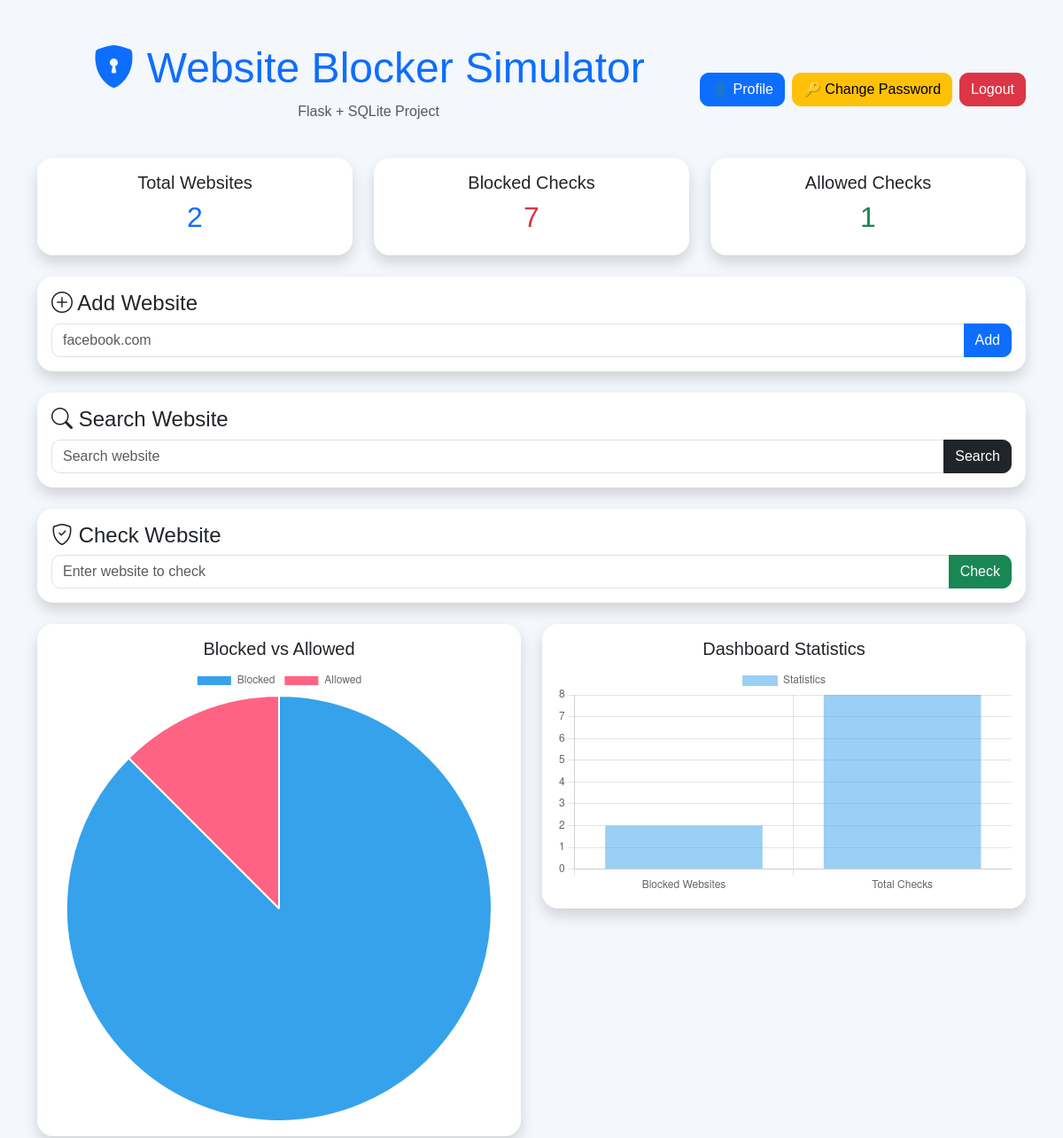
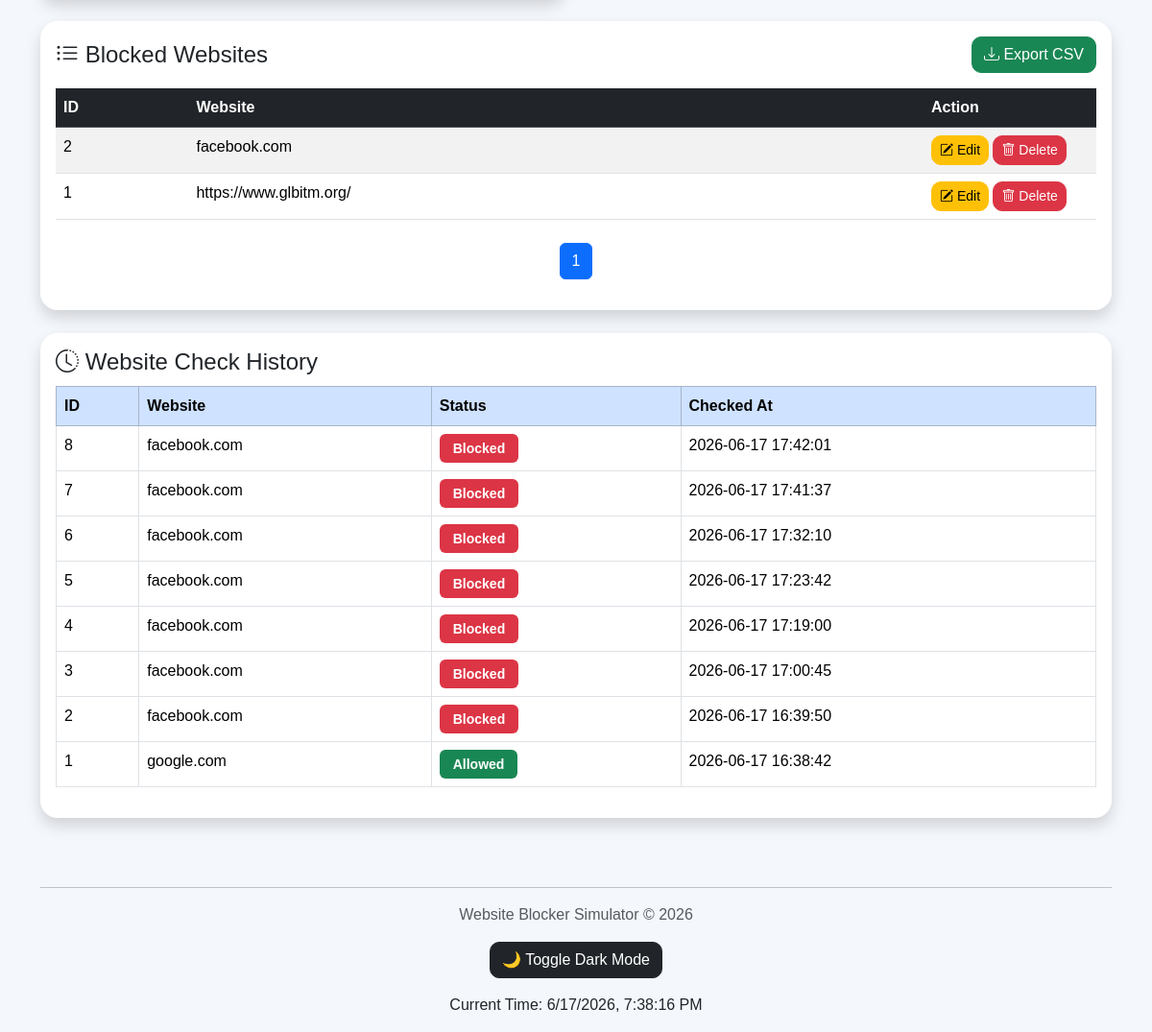
The page / (signed in) on the database its author committed (2 pictures, top to bottom).
### tables this page shows
CREATE TABLE blocked_websites(
        id INTEGER PRIMARY KEY AUTOINCREMENT,
        website TEXT UNIQUE NOT NULL
    );

CREATE TABLE history(
    id INTEGER PRIMARY KEY AUTOINCREMENT,
    website TEXT,
    status TEXT,
    checked_at TIMESTAMP DEFAULT CURRENT_TIMESTAMP
);

### app.py (the view)
@app.route("/")
def home():
    if "user" not in session:
        return redirect("/login")
    page = request.args.get("page", 1, type=int)
    per_page = 5
    conn = get_connection()
    total_websites = conn.execute(
        "SELECT COUNT(*) FROM blocked_websites"
    ).fetchone()[0]
    total_pages = math.ceil(total_websites / per_page)
    offset = (page - 1) * per_page
    websites = conn.execute(
        """
        SELECT * FROM blocked_websites
        ORDER BY id DESC
        LIMIT ? OFFSET ?
        """,
        (per_page, offset)
    ).fetchall()
    history = conn.execute(
        """
        SELECT * FROM history
        ORDER BY id DESC
        LIMIT 20
        """
    ).fetchall()
    blocked_checks = conn.execute(
        """
        SELECT COUNT(*) FROM history
        WHERE status='Blocked'
        """
    ).fetchone()[0]
    allowed_checks = conn.execute(
        """
        SELECT COUNT(*) FROM history
        WHERE status='Allowed'
        """
    ).fetchone()[0]
    total_checks = blocked_checks + allowed_checks
    conn.close()
    return render_template(
        "index.html",
        websites=websites,
        history=history,
        total_websites=total_websites,
        blocked_checks=blocked_checks,
        allowed_checks=allowed_checks,
        total_checks=total_checks,
        page=page,
        total_pages=total_pages
    )

### app.py (called while the page is built)
def get_connection():
    conn = sqlite3.connect(DATABASE)
    conn.row_factory = sqlite3.Row
    return conn

### templates/index.html (shortened to what this page needs)
<!DOCTYPE html>
<html lang="en">
<head>
    <link href="https://cdn.jsdelivr.net/npm/bootstrap@5.3.3/dist/css/bootstrap.min.css"
          rel="stylesheet">
    <link rel="stylesheet"
          href="https://cdn.jsdelivr.net/npm/bootstrap-icons@1.11.3/font/bootstrap-icons.css">
    <link rel="stylesheet"
          href="{{ url_for('static', filename='css/style.css') }}">
</head>
<body>
<div class="container mt-5">
    <div class="d-flex justify-content-between align-items-center mb-4">
    <div class="text-center flex-grow-1">
        <h1 class="display-5 text-primary">
            <i class="bi bi-shield-lock-fill"></i>
            Website Blocker Simulator
        </h1>
        <p class="text-muted">
            Flask + SQLite Project
        </p>
    </div>
    <div>
        <div class="d-flex gap-2">
    <a href="/profile" class="btn btn-primary">
      👤 Profile
    </a>
    <a href="/change_password"
       class="btn btn-warning">
        🔑 Change Password
    </a>
    <a href="/logout"
       class="btn btn-danger">
        Logout
    </a>
</div>
    </div>
</div>
    <div class="row mb-4">
        <div class="col-md-4">
            <div class="card shadow text-center">
                <div class="card-body">
                    <h5>Total Websites</h5>
                    <h2 class="text-primary">
                        {{ total_websites }}
                    </h2>
                </div>
            </div>
        </div>
        <div class="col-md-4">
            <div class="card shadow text-center">
                <div class="card-body">
                    <h5>Blocked Checks</h5>
                    <h2 class="text-danger">
                        {{ blocked_checks|default(0) }}
                    </h2>
                </div>
            </div>
        </div>
        <div class="col-md-4">
            <div class="card shadow text-center">
                <div class="card-body">
                    <h5>Allowed Checks</h5>
                    <h2 class="text-success">
                        {{ allowed_checks|default(0) }}
                    </h2>
                </div>
            </div>
        </div>
    </div>
    <div class="card shadow mb-4">
        <div class="card-body">
            <h4>
                <i class="bi bi-plus-circle"></i>
                Add Website
            </h4>
            <form action="/add" method="POST">
                <div class="input-group">
                    <input
                        type="text"
                        name="website"
                        class="form-control"
                        placeholder="facebook.com"
                        required>
                    <button
                        class="btn btn-primary">
                        Add
                    </button>
                </div>
            </form>
        </div>
    </div>
    <div class="card shadow mb-4">
        <div class="card-body">
            <h4>
                <i class="bi bi-search"></i>
                Search Website
            </h4>
            <form action="/search" method="POST">
                <div class="input-group">
                    <input
                        type="text"
                        name="keyword"
                        class="form-control"
                        placeholder="Search website">
                    <button
                        class="btn btn-dark">
                        Search
                    </button>
                </div>
            </form>
        </div>
    </div>
    <div class="card shadow mb-4">
        <div class="card-body">
            <h4>
                <i class="bi bi-shield-check"></i>
                Check Website
            </h4>
            <form action="/check" method="POST">
                <div class="input-group">
                    <input
                        type="text"
                        name="website"
                        class="form-control"
                        placeholder="Enter website to check"
                        required>
                    <button
                        class="btn btn-success">
                        Check
                    </button>
                </div>
            </form>
        </div>
    </div>
<div class="row mb-4">
    <div class="col-md-6">
        <div class="card shadow">
            <div class="card-body">
                <h5 class="text-center">
                    Blocked vs Allowed
                </h5>
                <canvas id="pieChart"></canvas>
            </div>
        </div>
    </div>
    <div class="col-md-6">
        <div class="card shadow">
            <div class="card-body">
                <h5 class="text-center">
                    Dashboard Statistics
                </h5>
                <canvas id="barChart"></canvas>
            </div>
        </div>
    </div>
</div>
    <div class="card shadow mb-4">
        <div class="card-body">
            <div class="d-flex justify-content-between align-items-center mb-3">
                <h4 class="mb-0">
                  <i class="bi bi-list-ul"></i>
                     Blocked Websites
                 </h4>
                <a href="/export" class="btn btn-success">
                     <i class="bi bi-download"></i>
                    Export CSV
                 </a>
            </div>
            <table class="table table-striped table-hover">
                <thead class="table-dark">
                    <tr>
                        <th>ID</th>
                        <th>Website</th>
                        <th width="180">
                            Action
                        </th>
                    </tr>
                </thead>
                <tbody>
                {% if websites %}
                    {% for website in websites %}
                    <tr>
                        <td>{{ website["id"] }}</td>
                        <td>{{ website["website"] }}</td>
                        <td>
                            <a
                                href="/edit/{{ website['id'] }}"
                                class="btn btn-warning btn-sm">
                                <i class="bi bi-pencil-square"></i>
                                Edit
                            </a>
                            <a
                                href="/delete/{{ website['id'] }}"
                                class="btn btn-danger btn-sm"
                                onclick="return confirm('Delete this website?')">
                                <i class="bi bi-trash"></i>
                                Delete
                            </a>
                        </td>
                    </tr>
                    {% endfor %}
                {% else %}
                    <tr>
                        <td colspan="3" class="text-center text-muted">
                            No websites found.
                        </td>
                    </tr>
                {% endif %}
                </tbody>
            </table>
            <nav class="mt-4">
              <ul class="pagination justify-content-center">
                     {% for p in range(1, total_pages+1) %}
                    <li class="page-item {% if p==page %}active{% endif %}">
                        <a class="page-link"
                             href="/?page={{ p }}">
                            {{ p }}
                        </a>
                    </li>
                     {% endfor %}
                </ul>
            </nav>
        </div>
    </div>
    <div class="card shadow">
        <div class="card-body">
            <h4>
                <i class="bi bi-clock-history"></i>
                Website Check History
            </h4>
            <table class="table table-bordered table-hover">
                <thead class="table-primary">
                    <tr>
                        <th>ID</th>
                        <th>Website</th>
                        <th>Status</th>
                        <th>Checked At</th>
                    </tr>
                </thead>
                <tbody>
                {% if history %}
                    {% for item in history %}
                    <tr>
                        <td>{{ item["id"] }}</td>
                        <td>{{ item["website"] }}</td>
                        <td>
                            {% if item["status"] == "Blocked" %}
                                <span class="badge bg-danger">
                                    Blocked
                                </span>
                            {% else %}
                                <span class="badge bg-success">
                                    Allowed
                                </span>
                            {% endif %}
                        </td>
                        <td>{{ item["checked_at"] }}</td>
                    </tr>
                    {% endfor %}
                {% else %}
                    <tr>
                        <td colspan="4" class="text-center text-muted">
                            No history available.
                        </td>
                    </tr>
                {% endif %}
                </tbody>
            </table>
        </div>
    </div>
    <br>
    <footer class="text-center mt-5 mb-3">
        <hr>
        <p class="text-muted">
            Website Blocker Simulator © 2026
        </p>
        <button
            class="btn btn-dark"
            onclick="toggleDarkMode()">
            🌙 Toggle Dark Mode
        </button>
        <p class="mt-3">
            Current Time:
            <span id="clock"></span>
        </p>
    </footer>
</div>
<script>
function toggleDarkMode(){
    document.body.classList.toggle("dark-mode");
}
// Live Clock
function updateClock(){
    const now = new Date();
    document.getElementById("clock").innerHTML =
        now.toLocaleString();
}
setInterval(updateClock,1000);
updateClock();
// Pie Chart
const pieChart = document.getElementById("pieChart");
if(pieChart){
new Chart(pieChart,{
type:"pie",
data:{
labels:["Blocked","Allowed"],
datasets:[{
data:[
{{ blocked_checks|default(0) }},
{{ allowed_checks|default(0) }}
]
}]
}
});
}
// Bar Chart
const barChart = document.getElementById("barChart");
if(barChart){
new Chart(barChart,{
type:"bar",
data:{
labels:[
"Blocked Websites",
"Total Checks"
],
datasets:[{
label:"Statistics",
data:[
{{ total_websites|default(0) }},
{{ total_checks|default(0) }}
]
}]
},
options:{
responsive:true,
scales:{
y:{
beginAtZero:true
}
}
}
});
}
</script>
</body>
</html>

### static/css/style.css (style rules this page uses)
body { background:#f4f7fb; font-family:Arial, Helvetica, sans-serif; }
h1 { font-weight:bold; }
.card { border:none; border-radius:18px; }
.btn { border-radius:10px; }
table { margin-top:10px; }
thead { font-weight:bold; }
.badge { font-size:14px; padding:8px 14px; }
.form-control { border-radius:10px; }

### rows shown on the page
blocked_websites: id "2", website "facebook.com"
blocked_websites: id "1", website "https://www.glbitm.org/"
history: id "8", website "facebook.com", status "Blocked", checked_at "2026-06-17 17:42:01"
history: id "7", website "facebook.com", status "Blocked", checked_at "2026-06-17 17:41:37"
history: id "6", website "facebook.com", status "Blocked", checked_at "2026-06-17 17:32:10"
history: id "5", website "facebook.com", status "Blocked", checked_at "2026-06-17 17:23:42"
history: id "4", website "facebook.com", status "Blocked", checked_at "2026-06-17 17:19:00"
history: id "3", website "facebook.com", status "Blocked", checked_at "2026-06-17 17:00:45"
history: id "2", website "facebook.com", status "Blocked", checked_at "2026-06-17 16:39:50"
history: id "1", website "google.com", status "Allowed", checked_at "2026-06-17 16:38:42"

### other values the page prints
{{ total_websites }} "2"
{{ blocked_checks|default(0) }} "7"
{{ allowed_checks|default(0) }} "1"
{{ p }} "1"
chart data {{ blocked_checks|default(0) }} 7
chart data {{ allowed_checks|default(0) }} 1
chart data {{ total_websites|default(0) }} 2
chart data {{ total_checks|default(0) }} 8
